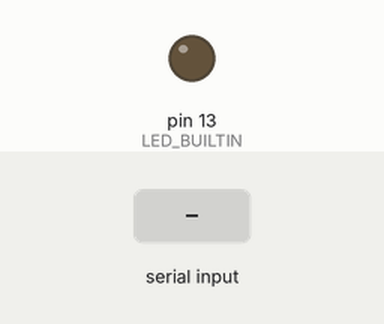
Recording of a program running on a simulated Arduino Nano, built with avr-gcc and run on an emulated ATmega328P. Shown: output pins drawn as LEDs (lit = HIGH). Inputs (shaded band) come from the test bench.

Above: at 1.2 s.
1.3 s: "1\n" received over Serial
At 1.7 s:
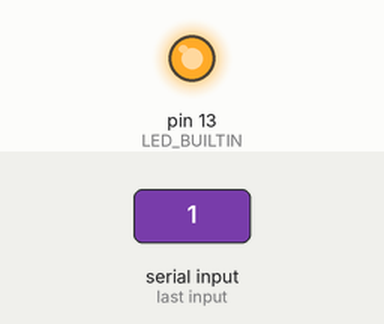
2.8 s: "0\n" received over Serial
At 4.0 s:
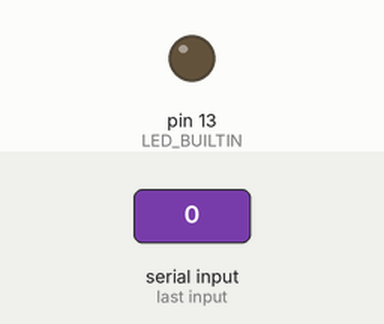
Timing chart, 0 to 5.8 s (numbered marks = the images above; inputs shaded):
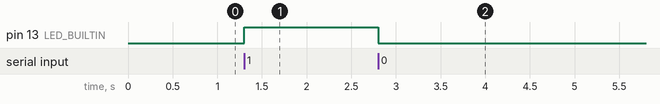

Measured:
- after the input at 1.3 s, pin 13 (LED_BUILTIN): LOW → HIGH at once
- after the input at 2.8 s, pin 13 (LED_BUILTIN): HIGH → LOW at once

The program:

main.cpp
```cpp
#include <Arduino.h>

constexpr int MAX_MSG_LENGTH = 10;

void setup() {
    pinMode(LED_BUILTIN, OUTPUT);
    digitalWrite(LED_BUILTIN, LOW);
    Serial.begin(9600);
}

int count = 0;
char data[100];
void loop() {
    if (Serial.available() > 0) {
        int len = Serial.readBytesUntil('\n', data, MAX_MSG_LENGTH);
        data[len] = '\0';
        if (strcmp(data, "?") == 0) {
            Serial.println(digitalRead(LED_BUILTIN));
        } else if (strcmp(data, "1") == 0) {
            digitalWrite(LED_BUILTIN, HIGH);
        } else if (strcmp(data, "0") == 0) {
            digitalWrite(LED_BUILTIN, LOW);
        }
    }
}
```
